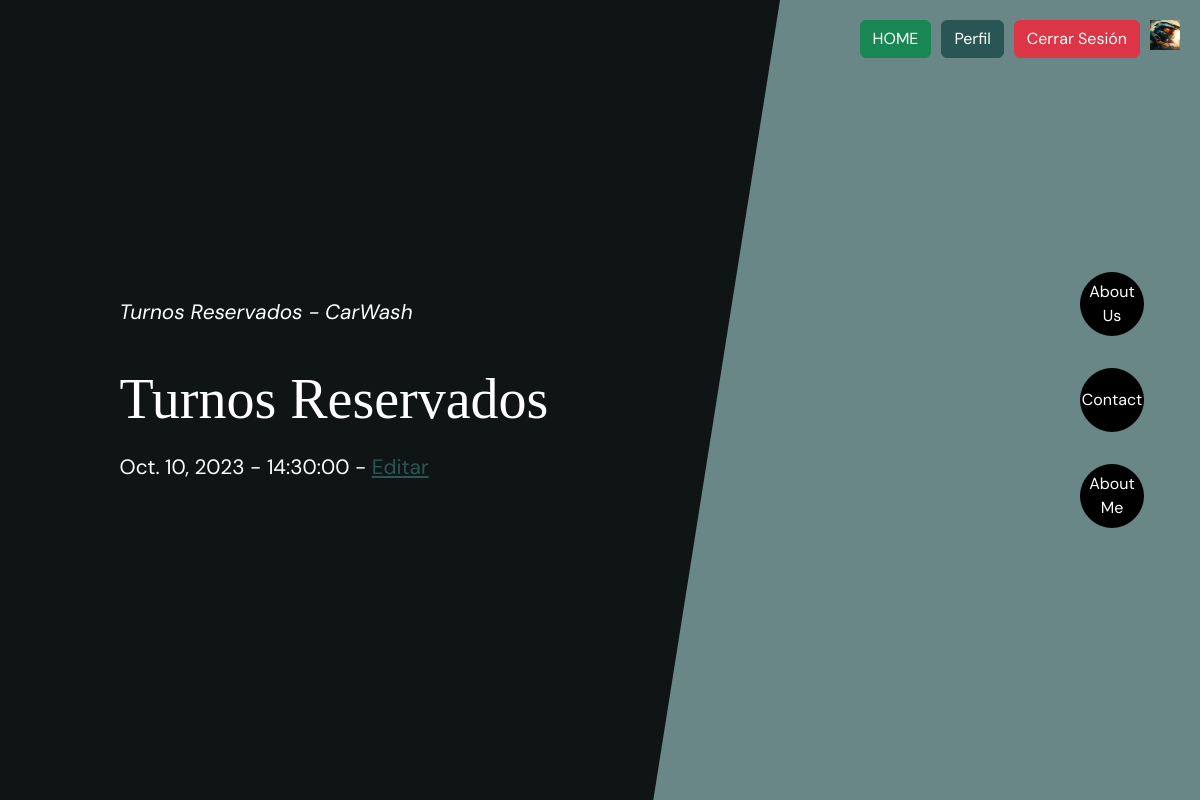
Page /ver_turnos_reservados/ (signed in) on the committed database.
### CarWash_App/models.py (models this page shows, shortened)
class Avatar(models.Model):
    user = models.OneToOneField(User , on_delete=models.CASCADE, related_name='avatar')
    avatar = models.ImageField(upload_to='avatars/', null=True, blank=True)
    class Meta:
        verbose_name = 'Avatar'
        verbose_name_plural = 'Avatars'

class Reserva(models.Model):
    usuario = models.ForeignKey(User, on_delete=models.CASCADE)
    fecha_reserva = models.DateField()
    turno = models.CharField(max_length=10)

### CarWash_App/views.py (the view)
# urls.py: path('ver_turnos_reservados/', ver_turnos_reservados, name='ver_turnos_reservados'),
@login_required
def ver_turnos_reservados(request):
    reservas = Reserva.objects.filter(usuario=request.user)
    return render(request, 'CarWash_App/ver_turnos_reservados.html', {'reservas': reservas})

### CarWash_App/templates/CarWash_App/ver_turnos_reservados.html
{% extends 'CarWash_App/master.html' %}
{% block title %}
   Turnos Reservados - CarWash
{% endblock %}
{% block content %}
   <h1 class="display-4 lh-1 mb-4">Turnos Reservados</h1>
   {% if reservas %}
   {% for reserva in reservas %}
   <p>{{ reserva.fecha_reserva }} - {{ reserva.turno }} - {% if reserva.id %}<a href="{% url 'editar_reserva' reserva.id %}">Editar</a>{% endif %}</p>
    {% endfor %}
   {% else %}
       <p>No tienes turnos reservados.</p>
       <a class="btn btn-primary btn-lg" href="{% url 'perfil' %}">Regresar</a>
   {% endif %}
{% endblock %}

### CarWash_App/templates/CarWash_App/master.html (shortened to what this page needs)
<!DOCTYPE html>
<html lang="en">
    <head>
        {% load static %}
        <link href="{% static 'CarWash_App/css/styles.css' %} " rel="stylesheet" />
    </head>
    <body>
        <div class="navbar-buttons">
            <a class="btn btn-success" href="{% url 'inicio' %}">HOME</a>
            {% if user.is_authenticated %}
                <a class="btn btn-primary" href="{% url 'perfil' %}">Perfil</a>
                <a class="btn btn-danger" href="{% url 'logout' %}">Cerrar Sesión</a>
                {% if user.avatar.avatar %}
                 <img src="{{ user.avatar.avatar.url }}" alt="Avatar" width="30" height="30">
                {%endif%}
            {% else %}
                <a class="btn btn-primary" href="{% url 'login' %}">Iniciar Sesión</a>
                <a class="btn btn-secondary" href="{% url 'registrar_usuario' %}">Registrarse</a>
            {% endif %}
        </div>
        <video class="bg-video" playsinline="playsinline" autoplay="autoplay" muted="muted" loop="loop"><source src="{% static 'CarWash_App/assets/mp4/bg.mp4' %} " type="video/mp4" /></video>
        <div class="masthead">
            <div class="masthead-content text-white">
                <div class="container-fluid px-4 px-lg-0">
                    <p class="fst-italic lh-1 mb-4">
                        {% block title  %}
                        {% endblock  %}
                    </p>
                    {% block content %}
                    {% endblock  %}
                </div>
            </div>
        </div>
        <div class="social-icons">
            <div class="d-flex flex-row flex-lg-column justify-content-center align-items-center h-100 mt-3 mt-lg-0">
                <a class="btn btn-dark m-3" href="{% url 'about_us' %}">About Us</a>
                <a class="btn btn-dark m-3" href="{% url 'contact_us' %}">Contact</a>
                <a class="btn btn-dark m-3" href="{% url 'about_me' %}">About Me</a>
            </div>
        </div>
    </body>
</html>

### CarWash_App/templates/CarWash_App/master.html (style rules this page uses)
.navbar-buttons { position: absolute; top: 20px; right: 20px; display: flex; gap: 10px; z-index: 1000; }

### rows in the picture
Reserva: fecha_reserva "Oct. 10, 2023", turno "14:30:00", shows "Editar"
